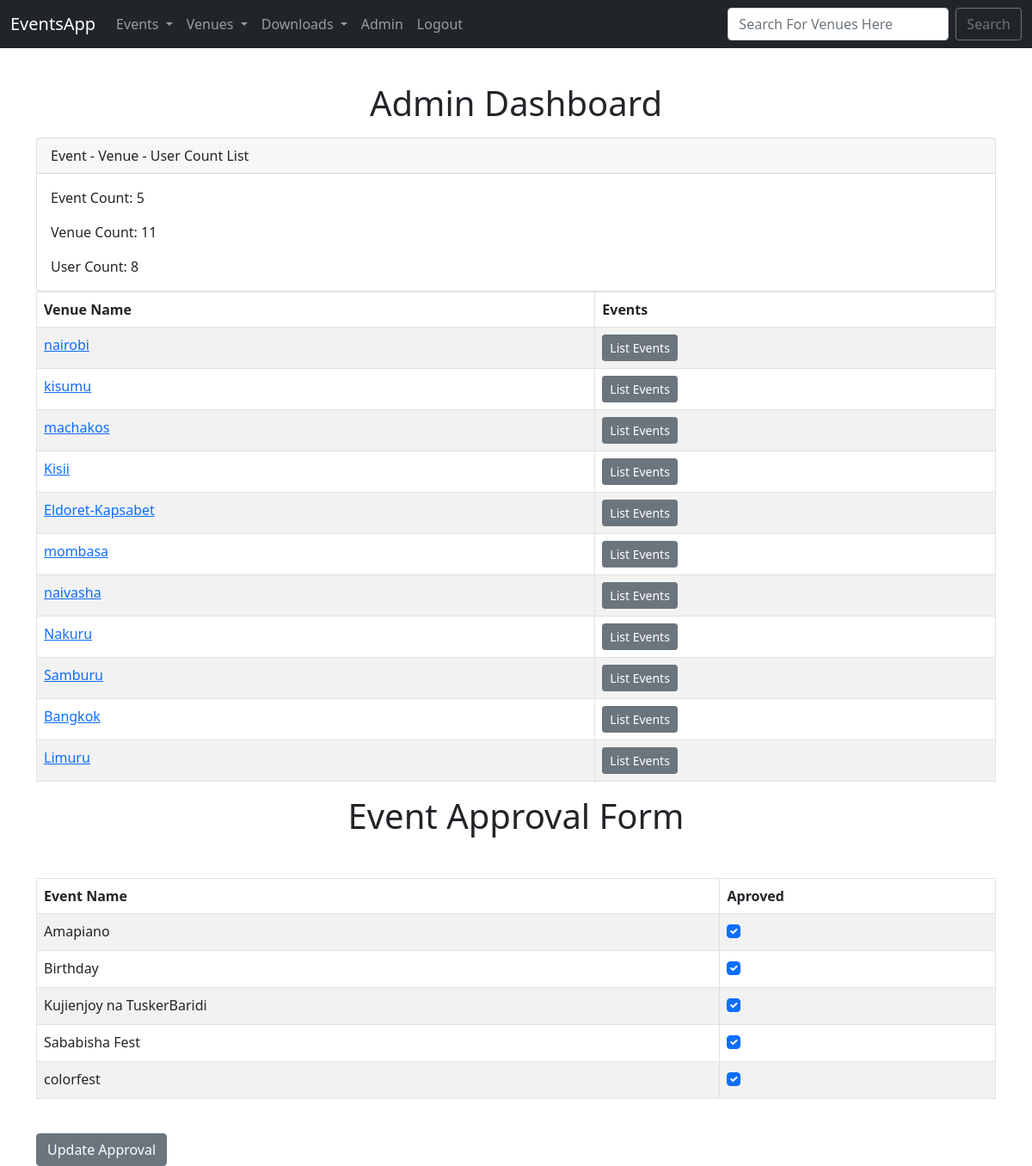
Before: /admin_approval/ (signed in) with the older database file.
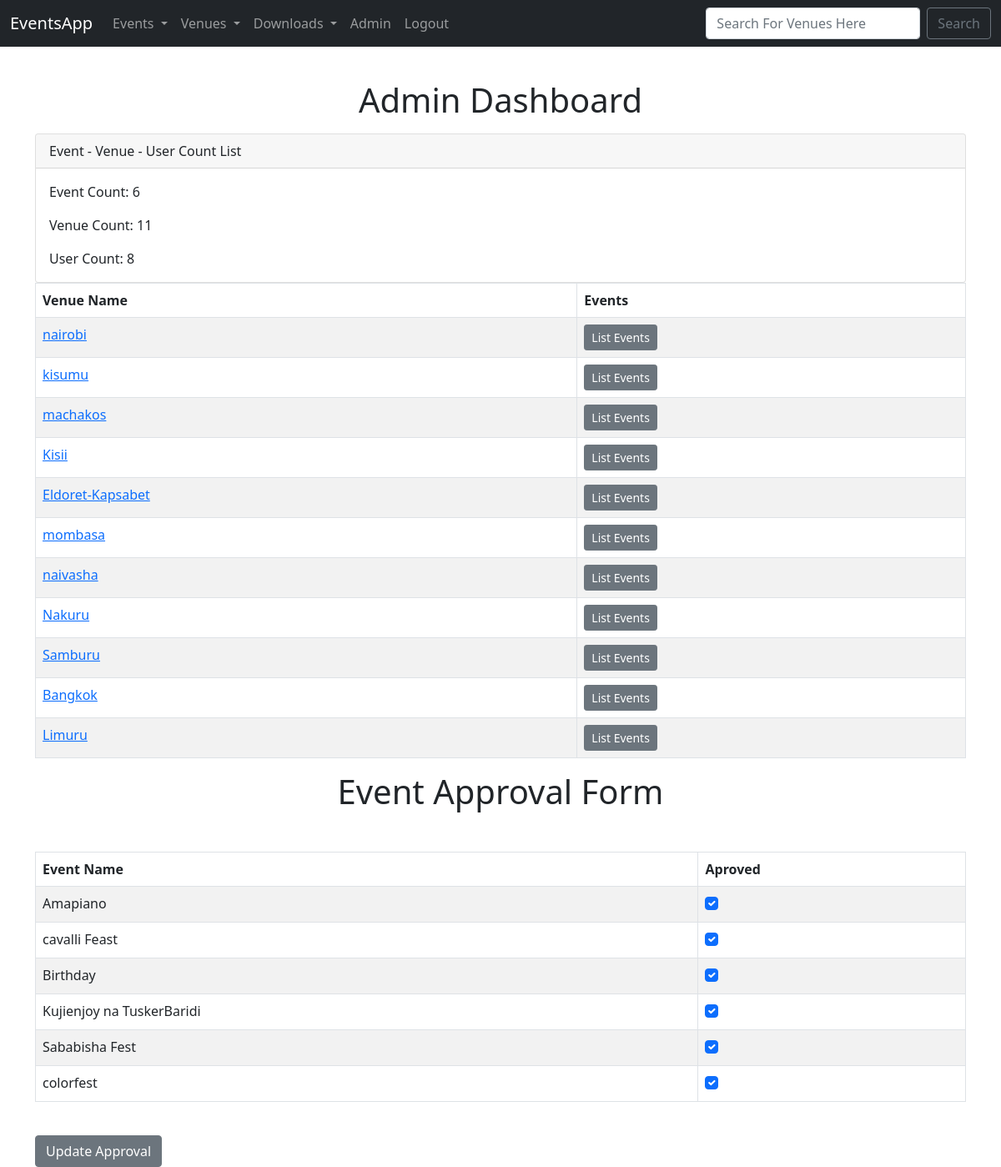
After: the same page with the newer database file.
### events/models.py (models this page shows, shortened)
class Venue(models.Model):
    name = models.CharField(max_length=100)
    address = models.CharField(max_length=100)
    zipcode= models.CharField(max_length=50)
    email = models.EmailField(null=True,blank=True)
    web = models.URLField(null=True,blank=True)
    phone = models.CharField(max_length=20,null=True,blank=True)
    owner = models.IntegerField(blank=False,default=1)
    venue_img=models.ImageField(null=True,blank=True,upload_to="images/")
    def __str__(self):
        return self.name

class Event(models.Model):
    name = models.CharField(max_length=100)
    date = models.DateTimeField()
    description = models.TextField(null=True,blank=True)
    venue = models.ForeignKey(Venue,blank=True,null=True,on_delete=models.CASCADE)
    manager = models.ForeignKey(User,blank=True,null=True,on_delete=models.SET_NULL)
    attendees = models.ManyToManyField(EventUser,blank=True)
    is_approved=models.BooleanField(default=False)
    def __str__(self):
        return self.name

### events/views.py (the view)
# urls.py: path("admin_approval/",views.admin_approval,name="admin_approval"),
def admin_approval(request):
    venue_list = Venue.objects.all()
    user_count=User.objects.all().count()
    event_count=Event.objects.all().count()
    venue_count=Venue.objects.all().count()
    events = Event.objects.all().order_by("-date")
    if request.user.is_superuser:
        if request.method == "POST":
            id_list = request.POST.getlist('boxes')
            events.update(is_approved=False)
            for x in id_list:
                Event.objects.filter(pk=int(x)).update(is_approved=True)
            messages.success(request, ("Event List Approval Has Been Updated!"))
            return redirect("events")
        else:
            return render(request, "events/admin.html", {"events": events,"user_count":user_count,"event_count":event_count,"venue_count":venue_count,"venue_list":venue_list})
    else:
        messages.error(request, ("You aren't authorized to view this page!"))
        return redirect('home')

### events/templates/events/admin.html (shortened to what this page needs)
{% extends "events/layout.html"%} {% block content %}
<h1 class="text-center mt-3 mb-3">Admin Dashboard</h1>
<form action="" method="POST">
  <div class="card">
    <div class="card-header">Event - Venue - User Count List</div>
    <div class="card-body">
      <p class="card-text">Event Count: {{event_count}}</p>
      <p class="card-text">Venue Count: {{venue_count}}</p>
      <p class="card-text">User Count: {{user_count}}</p>
    </div>
  </div>
  <table class="table table-striped table-hover table-bordered">
    <thead>
      <tr>
        <th scope="col">Venue Name</th>
        <th scope="col">Events</th>
      </tr>
    </thead>
    <tbody>
      {% for venue in venue_list %}
      <tr>
        <td>
          <a href="{% url 'venue_data' venue.id %}">{{ venue }}</a>
        </td>
        <td>
          <a
            href="{% url 'venue-events' venue.id %}"
            class="btn btn-sm btn-secondary"
            >List Events</a
          >
        </td>
      </tr>
      {% endfor %}
    </tbody>
  </table>
  <h1 class="text-center mt-3">Event Approval Form</h1>
  <table class="table table-striped table-hover table-bordered mt-5">
    <thead>
      <tr>
        <th scope="col">Event Name</th>
        <th scope="col">Aproved</th>
      </tr>
    </thead>
    <tbody>
      {% for event in events %}
      <tr>
        <td>{{ event }}</td>
        <td>
          {% if event.is_approved %}
          <div class="form-check">
            <input
              class="form-check-input"
              type="checkbox"
              checked="checked"
              value="{{event.id}}"
              name="boxes"
            />
          </div>
          {% endif %}
        </td>
      </tr>
      {% endfor %}
    </tbody>
  </table>
  <br />
  <button class="btn btn-secondary" type="submit">Update Approval</button>
</form>
{% endblock %}

Changed rows visible on the page:
added Event: name "cavalli Feast"
Other visible differences:
{{ event_count }}: "5" → "6"
